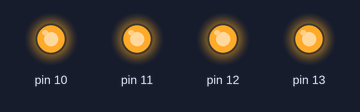
Simulated run of this sketch. Board: Arduino Uno, built with avr-gcc and run on an emulated ATmega328P. Parts: output pins drawn as LEDs (lit = HIGH).

Above: at 0.5 s.
At 3.5 s:
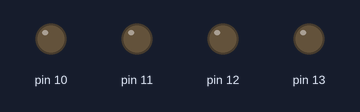
Timing chart, 0 to 4.6 s (numbered marks = the images above):
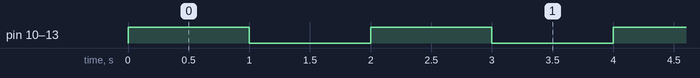

The sketch:

ImNotDanish05_Test.ino
```cpp
// LEDs on pins 13, 12, 11, 10
// Program Testing ini dibuat oleh ImNotDanish05
void setup()
{
  pinMode(13, OUTPUT);
  pinMode(12, OUTPUT);
  pinMode(11, OUTPUT);
  pinMode(10, OUTPUT);
}

void loop()
{
  // Turn all LEDs ON
  digitalWrite(13, HIGH);
  digitalWrite(12, HIGH);
  digitalWrite(11, HIGH);
  digitalWrite(10, HIGH);

  delay(1000);

  // Turn all LEDs OFF
  digitalWrite(13, LOW);
  digitalWrite(12, LOW);
  digitalWrite(11, LOW);
  digitalWrite(10, LOW);

  delay(1000);
}
```

Measured:
- by itself, pin 10–13: alternates HIGH for 1.0 s and LOW for 1.0 s
